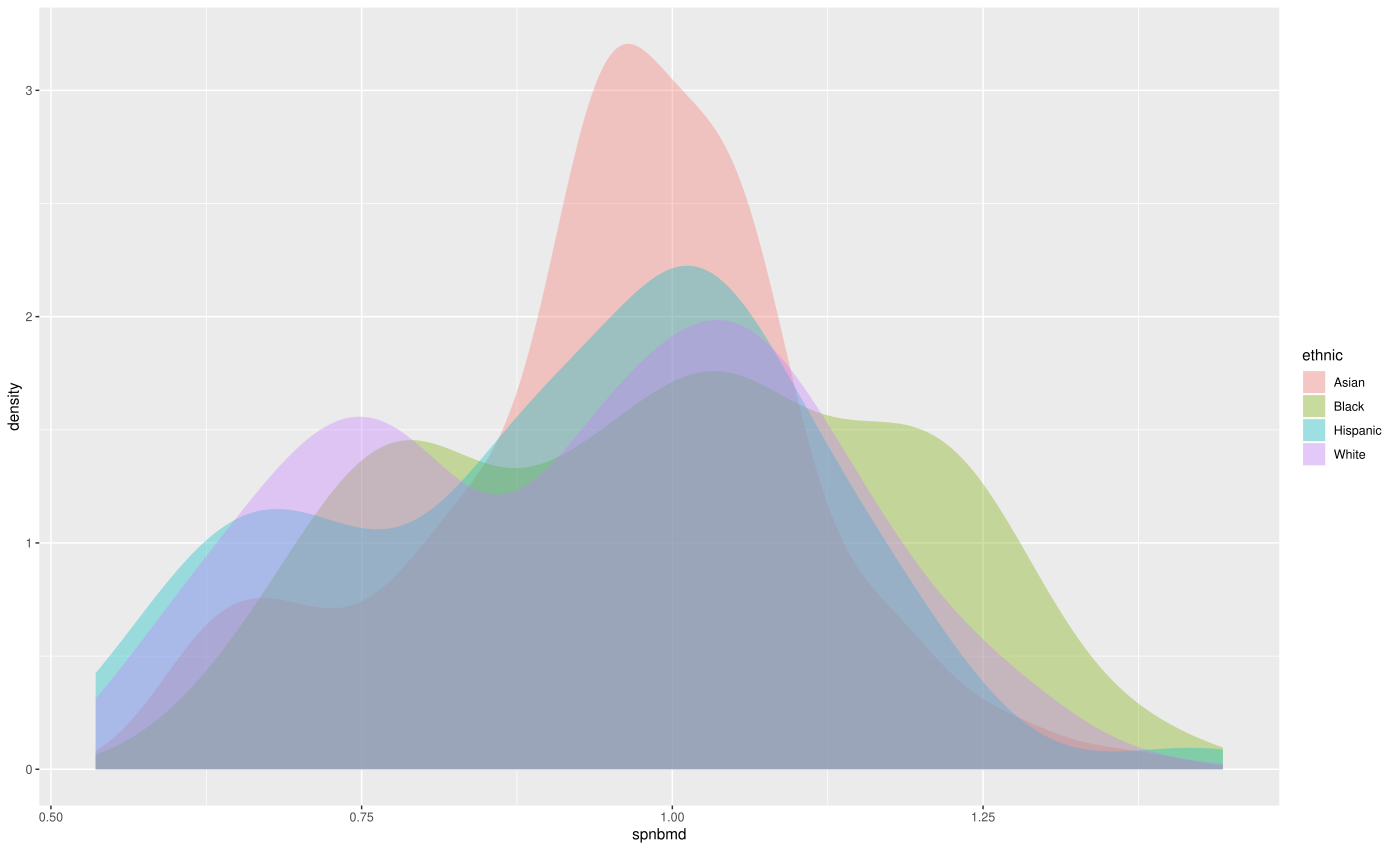

This figure's R source:
library("loon")
library("dplyr")
library("ggplot2")
bone = read.table("spnbmd.csv", sep =",",header=T)

ethnic <- bone$ethnic
age <- bone$age
sex <- bone$sex
spnbmd <- bone$spnbmd

# add weights
ggplot(bone, aes(x=spnbmd, fill= ethnic)) + geom_density(col = NA,alpha=0.35)
